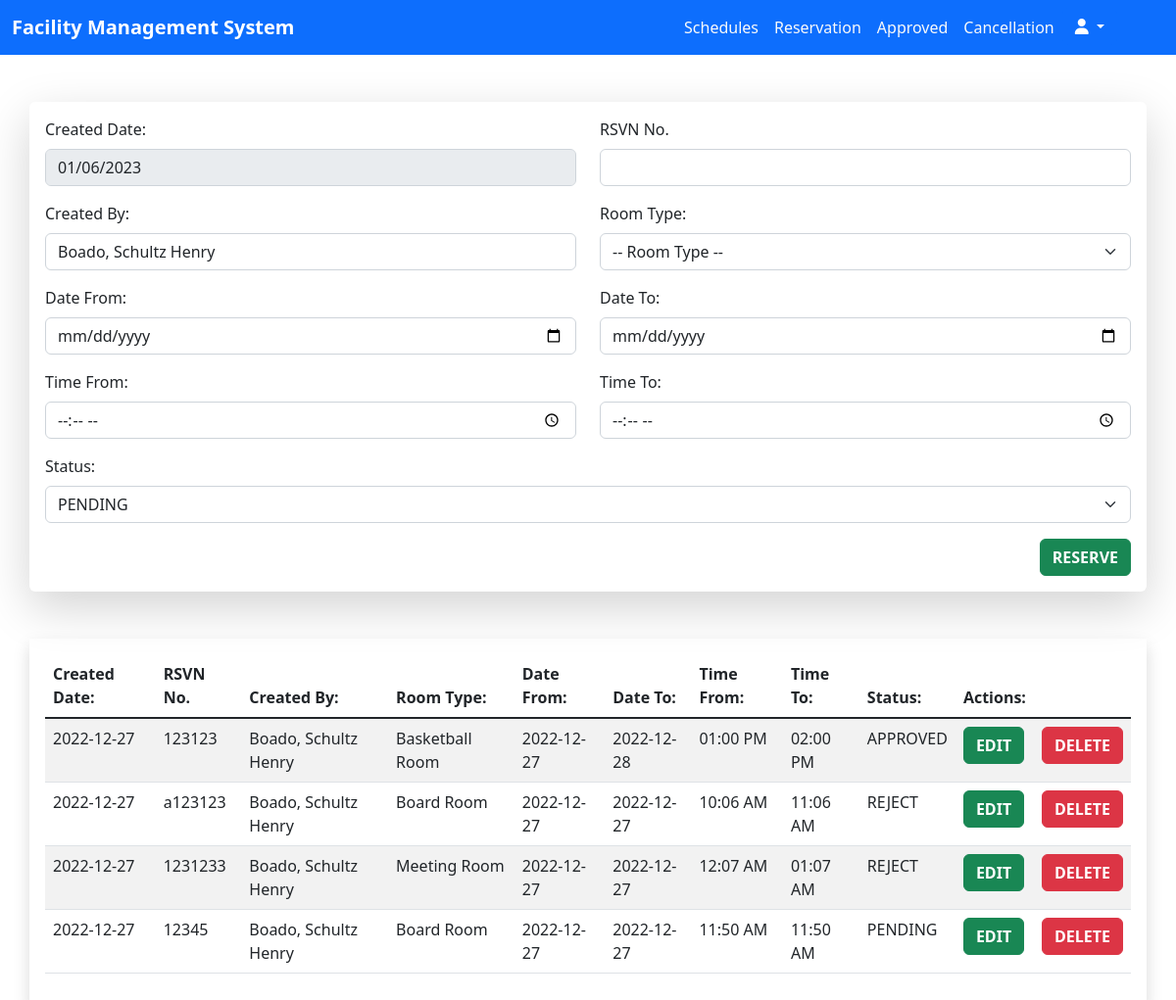
The page /employee/reservation.php (signed in) on the database as committed earlier.
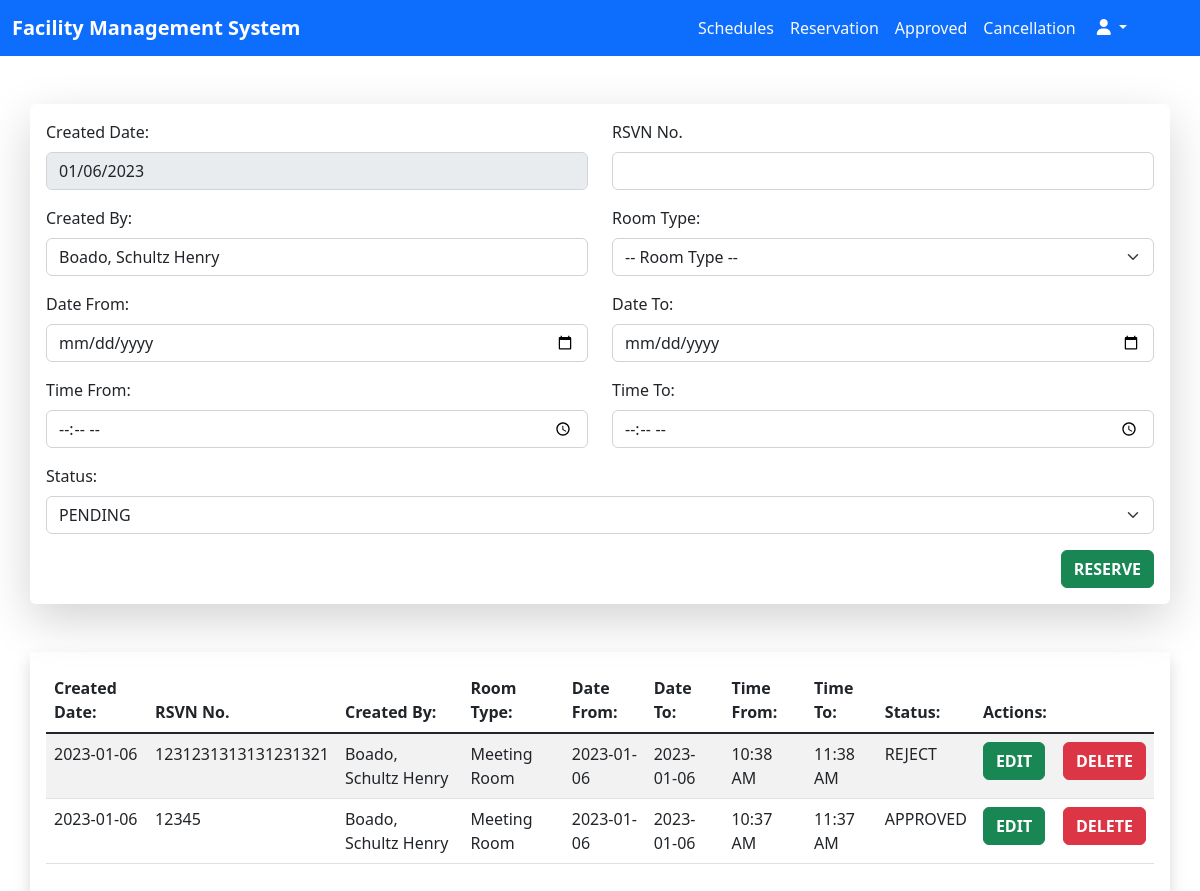
The same page on the database as committed later.
### tables this page shows
CREATE TABLE `reservations` (
  `id` int(11) NOT NULL AUTO_INCREMENT,
  `users_id` int(11) DEFAULT NULL,
  `created_date` date DEFAULT current_timestamp(),
  `rsvn_no` varchar(255) NOT NULL,
  `created_by` varchar(255) NOT NULL,
  `room_type` varchar(255) NOT NULL,
  `date_from` date NOT NULL,
  `date_to` date NOT NULL,
  `time_from` time(6) NOT NULL,
  `time_to` time(6) NOT NULL,
  `statuses` varchar(255) NOT NULL,
  `cancel_reasons` varchar(255) NOT NULL,
  PRIMARY KEY (`id`),
  KEY `fk_users` (`users_id`),
  CONSTRAINT `fk_users` FOREIGN KEY (`users_id`) REFERENCES `users_accounts` (`id`)
);

### employee/reservation.php (the view, shortened to what the changed rows need)
<?php
  require_once $_SERVER['DOCUMENT_ROOT'] . './facility_management/database/connection.php';
  $users_id = $_SESSION['users_id'];
  $sqlReadReservations = "SELECT * FROM reservations WHERE users_id=?";
  $stmtReservations = $con->prepare($sqlReadReservations);
  $stmtReservations->execute([$users_id]);
?>
<!DOCTYPE html>
<html lang="en">
<head>
  <link href="https://cdn.jsdelivr.net/npm/bootstrap@5.2.3/dist/css/bootstrap.min.css" rel="stylesheet"
 />
  <link rel="stylesheet" href="./styles/reservation.css" />
</head>
<body>
  <div class="container-fluid">
    <div class="container shadow p-3 mb-5 bg-body-rounded">
      <div class="table-responsive">
        <table class="table table-striped table-hover">
          <thead>
            <tr>
              <th scope="col">Created Date:</th>
              <th scope="col">RSVN No.</th>
              <th scope="col">Created By:</th>
              <th scope="col">Room Type:</th>
              <th scope="col">Date From:</th>
              <th scope="col">Date To:</th>
              <th scope="col">Time From:</th>
              <th scope="col">Time To:</th>
              <th scope="col">Status:</th>
              <th col="2">Actions:</th>
            </tr>
          </thead>
          <tbody class="table-group-divider">
            <?php while($rowReserve = $stmtReservations->fetch()) { ?>
            <tr>
              <td><?php echo $rowReserve->created_date ?></td>
              <td><?php echo $rowReserve->rsvn_no ?></td>
              <td><?php echo $rowReserve->created_by ?></td>
              <td><?php echo $rowReserve->room_type ?></td>
              <td><?php echo $rowReserve->date_from ?></td>
              <td><?php echo $rowReserve->date_to ?></td>
              <td><?php echo date("h:i A", strtotime($rowReserve->time_from)) ?></td>
              <td><?php echo date("h:i A", strtotime($rowReserve->time_to))  ?></td>
              <td><?php echo $rowReserve->statuses ?></td>
              <td>
                <button class="btn btn-success fw-bold" data-bs-toggle="modal"
                  data-bs-target="#modalEdit-<?php echo $rowReserve->id ?>">EDIT</button>
              </td>
              <td>
                <button class="btn btn-danger fw-bold" data-bs-toggle="modal"
                  data-bs-target="#modalDelete-<?php echo $rowReserve->id ?>">DELETE</button>
              </td>
            </tr>
            <?php } ?>
          </tbody>
        </table>
      </div>
    </div>
  </div>
</body>
</html>

Rows that differ between the two databases and show on the page:
removed reservations: created_date "2022-12-27", rsvn_no "123123", created_by "Boado, Schultz Henry", room_type "Basketball Room", date_from "2022-12-27", date_to "2022-12-28", time_from "01:00 PM", time_to "02:00 PM", statuses "APPROVED"
removed reservations: created_date "2022-12-27", rsvn_no "a123123", created_by "Boado, Schultz Henry", room_type "Board Room", date_from "2022-12-27", date_to "2022-12-27", time_from "10:06 AM", time_to "11:06 AM", statuses "REJECT"
removed reservations: created_date "2022-12-27", rsvn_no "1231233", created_by "Boado, Schultz Henry", room_type "Meeting Room", date_from "2022-12-27", date_to "2022-12-27", time_from "12:07 AM", time_to "01:07 AM", statuses "REJECT"
removed reservations: created_date "2022-12-27", rsvn_no "12345", created_by "Boado, Schultz Henry", room_type "Board Room", date_from "2022-12-27", date_to "2022-12-27", time_from "11:50 AM", time_to "11:50 AM", statuses "PENDING"
added reservations: created_date "2023-01-06", rsvn_no "1231231313131231321", created_by "Boado, Schultz Henry", room_type "Meeting Room", date_from "2023-01-06", date_to "2023-01-06", time_from "10:38 AM", time_to "11:38 AM", statuses "REJECT"
added reservations: created_date "2023-01-06", rsvn_no "12345", created_by "Boado, Schultz Henry", room_type "Meeting Room", date_from "2023-01-06", date_to "2023-01-06", time_from "10:37 AM", time_to "11:37 AM", statuses "APPROVED"
